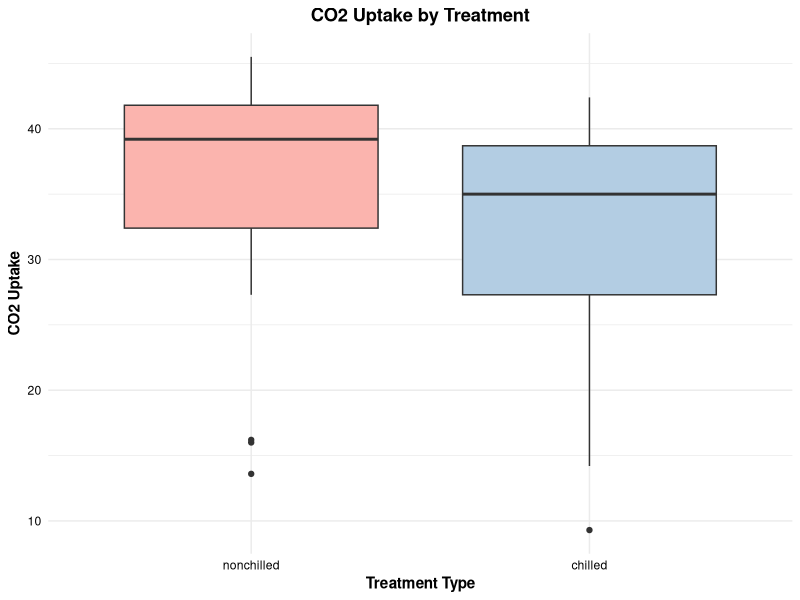
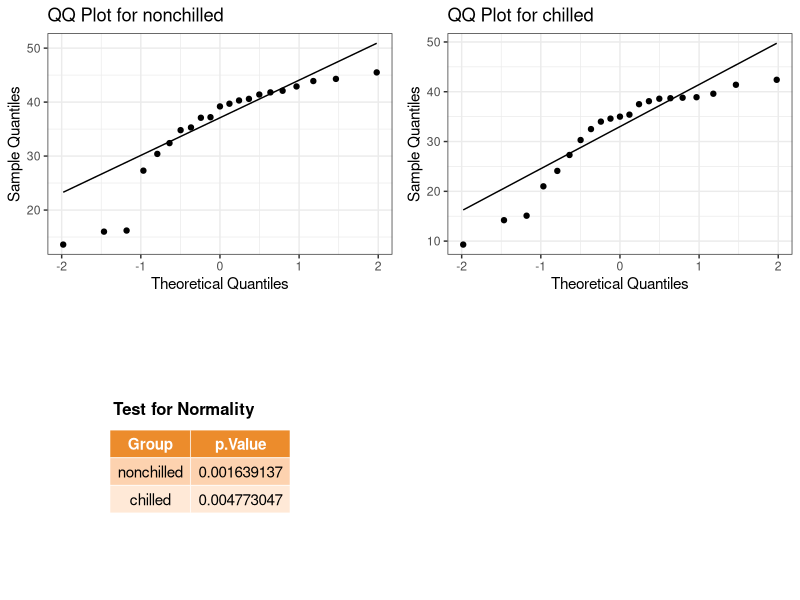
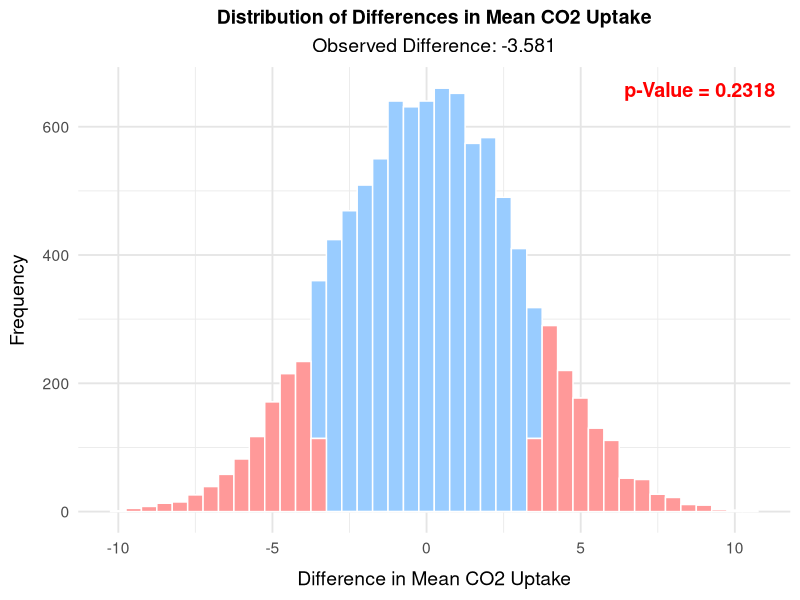
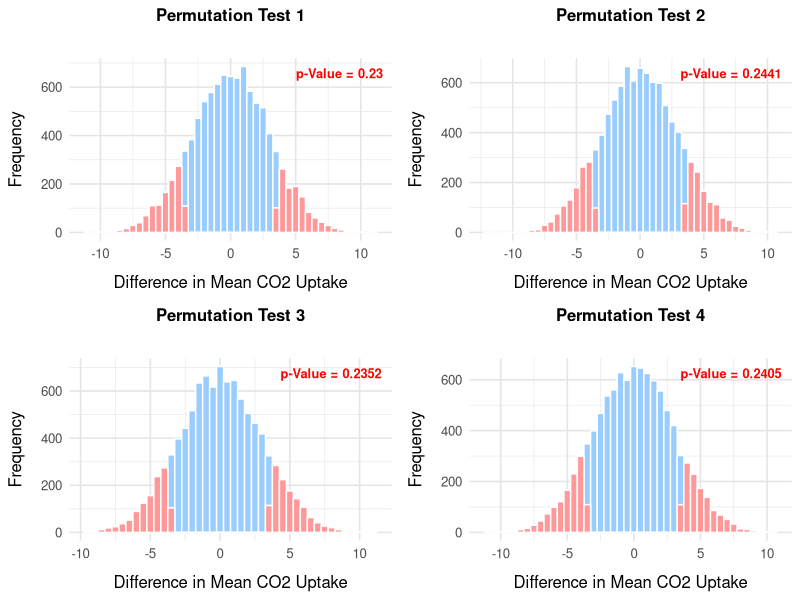

Source code (R) for these figures, in order:
## ---- chunk 1

library(ggplot2)
suppressPackageStartupMessages(library(dplyr))
library(ggpubr)
## ---- chunk 2

# Filter the dataset to include only the two treatment groups for comparison
Quebec_CO2 <- CO2 %>% filter(Treatment %in% c("nonchilled", "chilled"),Type == "Quebec")

# Display the first few rows of the filtered dataset
head(Quebec_CO2)
## ---- chunk 3

ggplot(Quebec_CO2, aes(x = Treatment, y = uptake, fill = Treatment)) +
  geom_boxplot() +
  theme_minimal() +
  labs(
    title = "CO2 Uptake by Treatment",
    x = "Treatment Type",
    y = "CO2 Uptake"
  ) +
  theme(
    plot.title = element_text(hjust = 0.5, face = "bold"),
    axis.title = element_text(face = "bold"),
    axis.text = element_text(color = "black"),
    legend.position = "none"
  ) +
  scale_fill_brewer(palette = "Pastel1")

## ---- chunk 4
# Function to perform normality test and create QQ plot
perform_normality_test <- function(data, group_name, variable) {
  sample_data <- na.omit(data %>% filter(Treatment == group_name) %>% pull(variable))
  sample_size <- length(sample_data)
  
  if(sample_size < 50) {
    test_result <- shapiro.test(sample_data)
  } else {
    test_result <- ad.test(sample_data)
  }
  
  p2 <- ggplot(data.frame(sample_data), aes(sample = sample_data)) + 
    stat_qq() +
    stat_qq_line() +
    labs(title = paste("QQ Plot for", group_name), x = "Theoretical Quantiles", y = "Sample Quantiles") +
    theme_bw()
  
  list(plot = p2, test_result = test_result)
}

# Perform tests and generate QQ plots for each group
results_nonchilled <- perform_normality_test(Quebec_CO2, "nonchilled","uptake")
results_chilled <- perform_normality_test(Quebec_CO2, "chilled","uptake")

# Extract p-values
p_values <- data.frame(
  Group = c("nonchilled", "chilled"),
  `p-Value` = c(results_nonchilled$test_result$p.value, results_chilled$test_result$p.value)
)

# Create a table plot for p-values with the specified title
p_table <- ggtexttable(p_values, rows = NULL, theme = ttheme("mOrange"))
p_table <- p_table %>% tab_add_title(text = "Test for Normality", face = "bold", size = 12)

# Arrange all plots and the table in one visual
combined_plot <- ggarrange(
  results_nonchilled$plot, results_chilled$plot,p_table, 
  ncol = 2, nrow = 2
)

# Display the combined plot
print(combined_plot)

## ---- chunk 5
# Calculate the observed difference in mean CO2 uptake between the two treatments
observed_diff <- Quebec_CO2 %>%
  group_by(Treatment) %>%
  summarise(mean_uptake = mean(uptake)) %>%
  summarise(diff = diff(mean_uptake)) %>%
  pull(diff)

cat(observed_diff, "µmol/m² sec")


## ---- chunk 6
# Updated function with all requested changes
generate_permutation_plot <- function(data, n_permutations = 10000, binwidth = 0.5, p_size = 5, grid = FALSE, plot_number = NULL) {
  all_uptake <- data$uptake
  n <- length(all_uptake)
  n_nonchilled <- sum(data$Treatment == "nonchilled")
  permuted_diffs <- numeric(n_permutations)
  
  observed_diff <- mean(data$uptake[data$Treatment == "chilled"]) - 
                   mean(data$uptake[data$Treatment == "nonchilled"])
  
  for (i in 1:n_permutations) {
    permuted <- sample(all_uptake)
    permuted_nonchilled <- permuted[1:n_nonchilled]
    permuted_chilled <- permuted[(n_nonchilled + 1):n]
    permuted_diffs[i] <- mean(permuted_chilled) - mean(permuted_nonchilled)
  }
  
  p_value <- mean(abs(permuted_diffs) >= abs(observed_diff))
  
  # Main plot with different settings based on the 'grid' parameter
  plot <- ggplot(data.frame(permuted_diffs), aes(x = permuted_diffs)) +
    geom_histogram(binwidth = binwidth, color = "white", aes(fill = abs(observed_diff) <= abs(permuted_diffs))) +
    scale_fill_manual(values = c("TRUE" = "#FF9999", "FALSE" = "#99CCFF")) + 
    labs(
      title = ifelse(grid, paste("Permutation Test", plot_number), "Distribution of Differences in Mean CO2 Uptake"),
      subtitle = ifelse(grid, "", paste("Observed Difference:", round(observed_diff, 4))),
      x = "Difference in Mean CO2 Uptake",
      y = "Frequency"
    ) +
    theme_minimal(base_size = ifelse(grid, 12, 14), base_family = "Helvetica") +
    theme(
      plot.title = element_text(face = "bold", hjust = 0.5, size = ifelse(grid, 12, 14)),
      plot.subtitle = element_text(hjust = 0.5),  # Centered subtitle
      axis.title.x = element_text(margin = margin(t = 10)),
      axis.title.y = element_text(margin = margin(r = 10)),
      legend.position = "none",
      panel.grid.major = element_line(color = "gray90")
    ) +
    annotate("text", x = Inf, y = Inf, label = paste("p-Value =", round(p_value, 4)), 
             hjust = 1.1, vjust = 2, size = p_size, color = "red", fontface = "bold")
  
  return(plot)
}

# Generate single plot with full title and subtitle
plot1 <- generate_permutation_plot(Quebec_CO2, p_size = 5, plot_number = NULL)
plot1

## ---- chunk 7
# Generate plots for four runs (simplified titles for grid layout)
plot1 <- generate_permutation_plot(Quebec_CO2, p_size = 3.25, grid = TRUE, plot_number = 1)
plot2 <- generate_permutation_plot(Quebec_CO2, p_size = 3.25, grid = TRUE, plot_number = 2)
plot3 <- generate_permutation_plot(Quebec_CO2, p_size = 3.25, grid = TRUE, plot_number = 3)
plot4 <- generate_permutation_plot(Quebec_CO2, p_size = 3.25, grid = TRUE, plot_number = 4)

# Arrange the plots in a 2x2 grid
combined_plot <- ggarrange(plot1, plot2, plot3, plot4, ncol = 2, nrow = 2)

# Print the combined plot
print(combined_plot)
